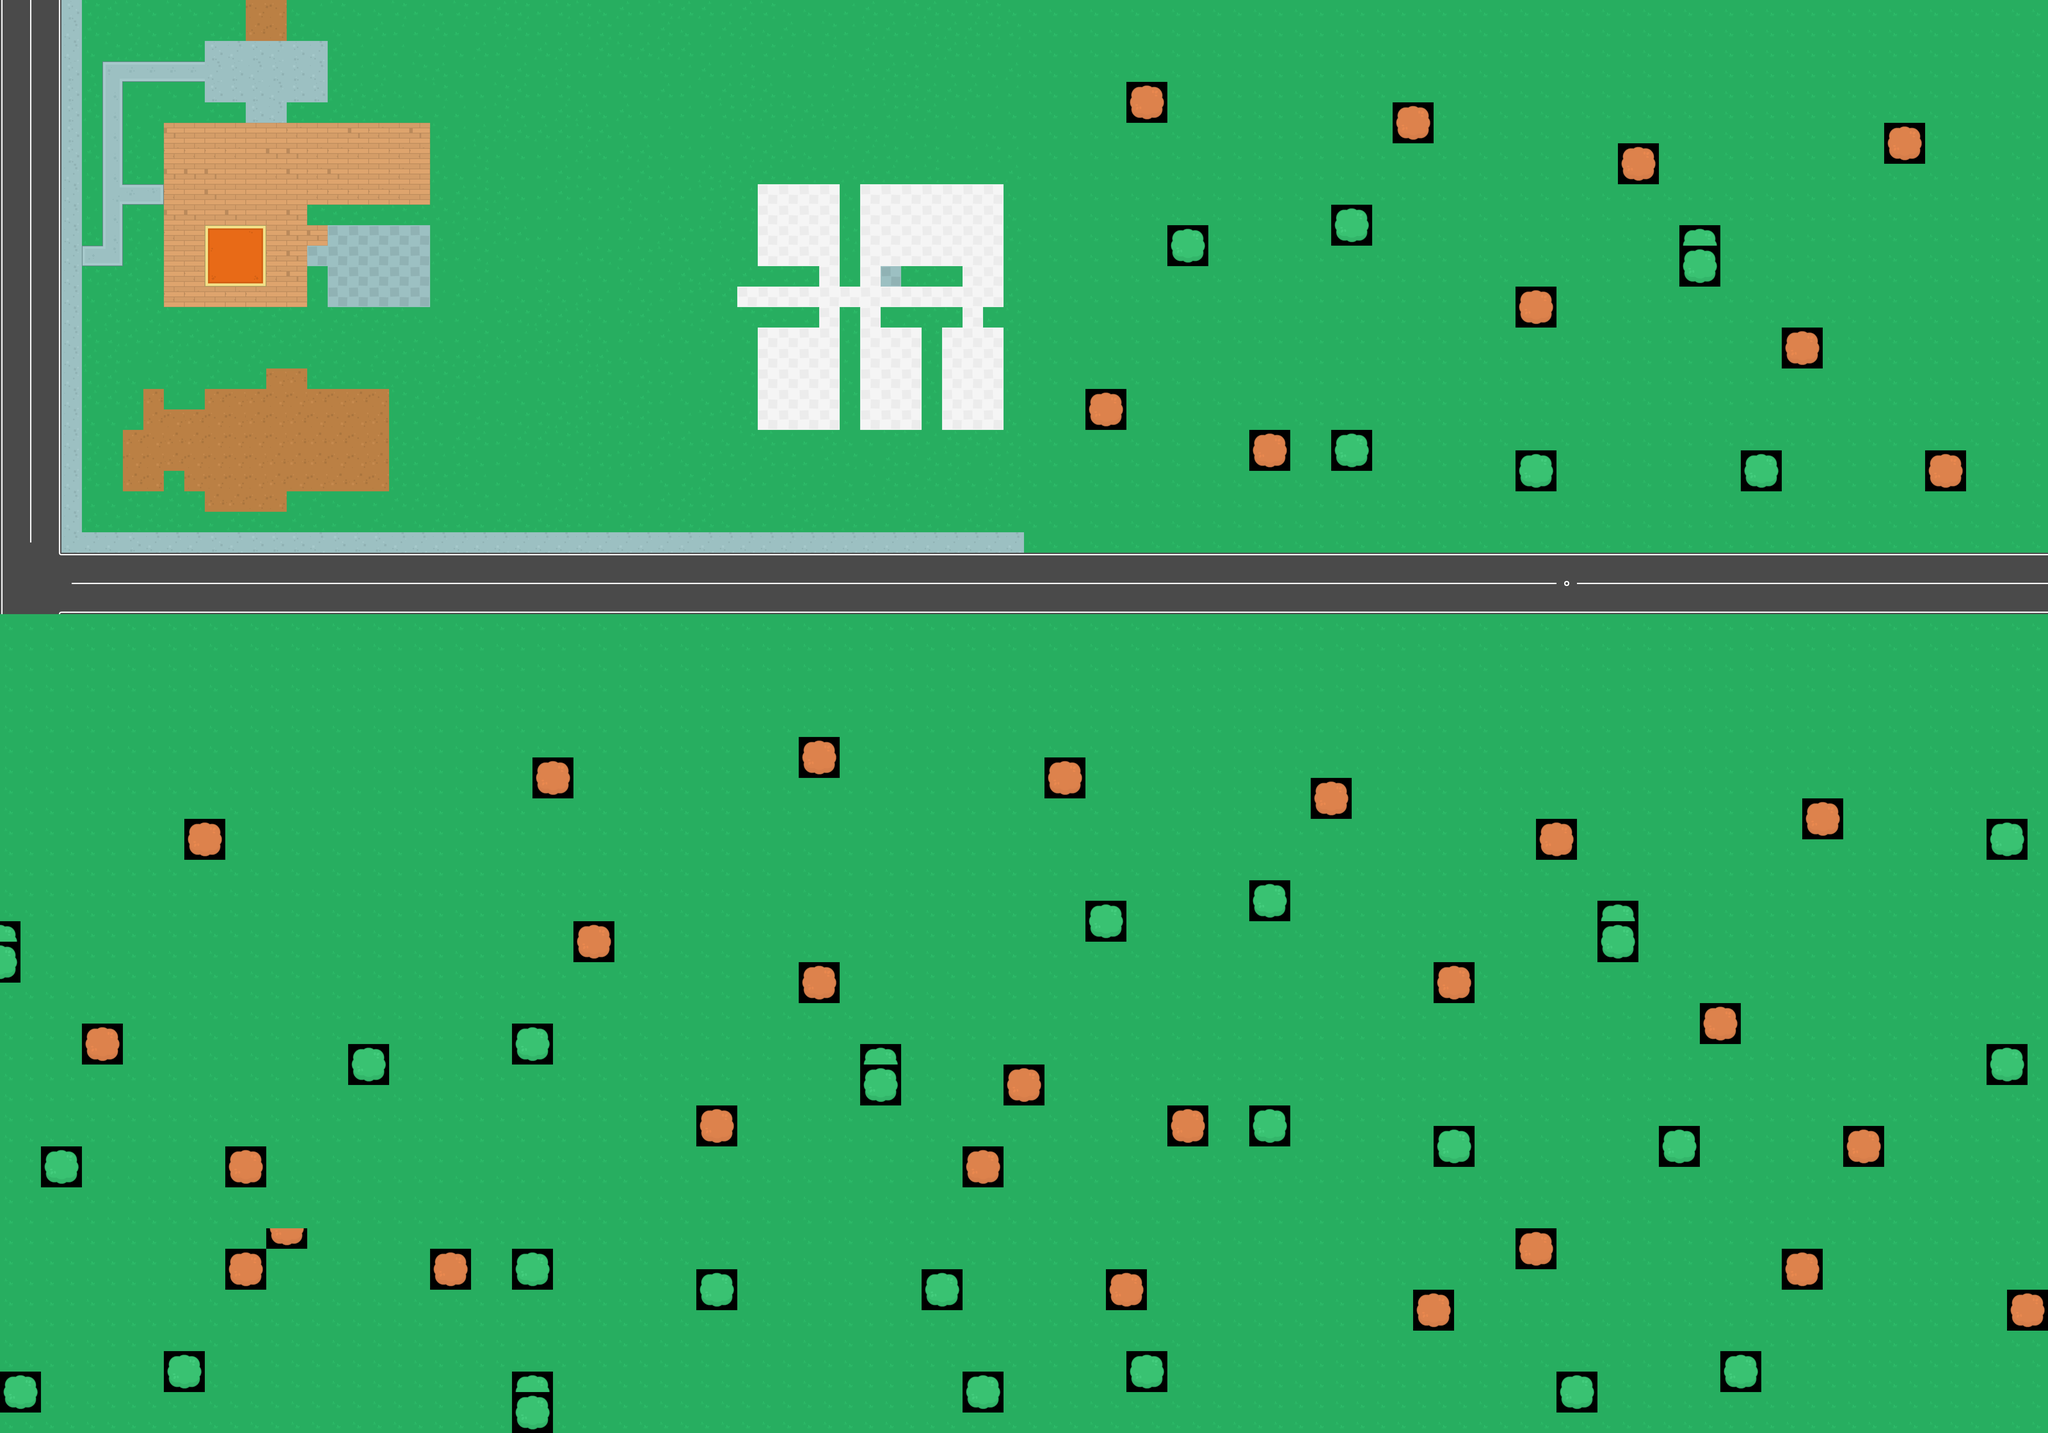

Tiled map render using the project's own tile images. Description and the map definition, with tile-layer contents summarised, below:
An orthogonal 100x70 tile map with 64x64 px tiles, 1 tile layer (ground) and 60 objects (38x wall, 11x zombie, 3x player, 3x door, enemy, ...).

<map version="1.4" tiledversion="1.4.2" orientation="orthogonal" renderorder="right-down" width="100" height="70" tilewidth="64" tileheight="64" infinite="0" nextlayerid="3" nextobjectid="102">
 <tileset firstgid="1" name="spritesheet_tiles" tilewidth="64" tileheight="64" spacing="10" tilecount="540" columns="27">
  <image source="../img/spritesheet_tiles.png" width="1988" height="1470" />
 </tileset>
 <layer id="1" name="ground" width="100" height="70">
  <data>[7000 cells, 7000 non-empty, 49 distinct tile ids]</data>
 </layer>
 <objectgroup id="2" name="Obstacles">
  <object id="1" name="player" x="336" y="208" width="32" height="32" />
  <object id="2" name="player" x="436" y="208" width="32" height="32" />
  <object id="3" name="player" x="536" y="208" width="32" height="32" />
  <object id="3" name="enemy" x="300" y="200" width="32" height="32" />
  <object id="4" name="key" x="400" y="1200" width="32" height="64" />
  <object id="4" name="door" x="400" y="1065" width="32" height="64" />
  <object id="4" name="door" x="500" y="1065" width="32" height="64" />
  <object id="4" name="door" x="600" y="1065" width="32" height="64" />
  <object id="2" name="wall" x="448" y="320" width="320" height="64" />
  <object id="3" name="wall" x="448" y="960" width="960" height="64" />
  <object id="4" name="wall" x="960" y="640" width="384" height="64" />
  <object id="5" name="wall" x="1344" y="384" width="64" height="576" />
  <object id="6" name="wall" x="448" y="384" width="64" height="192" />
  <object id="7" name="wall" x="448" y="640" width="64" height="320" />
  <object id="8" name="wall" x="960" y="832" width="64" height="128" />
  <object id="9" name="wall" x="960" y="704" width="64" height="64" />
  <object id="15" name="wall" x="896" y="320" width="512" height="64" />
  <object id="21" name="wall" x="640" y="448" width="192" height="64" />
  <object id="22" name="wall" x="1168" y="768" width="176" height="128" />
  <object id="23" name="wall" x="1152" y="576" width="128" height="32" />
  <object id="24" name="wall" x="656" y="640" width="160" height="48" />
  <object id="25" name="wall" x="512" y="784" width="48" height="32" />
  <object id="26" name="wall" x="640" y="912" width="128" height="48" />
  <object id="28" name="wall" x="910" y="909" width="35" height="35" />
  <object id="29" name="wall" x="1088" y="608" width="64" height="32" />
  <object id="30" name="wall" x="1040" y="720" width="32" height="32" />
  <object id="31" name="wall" x="528" y="912" width="32" height="32" />
  <object id="34" name="wall" x="656" y="272" width="32" height="48" />
  <object id="35" name="wall" x="1024" y="912" width="48" height="48" />
  <object id="36" name="wall" x="1296" y="896" width="48" height="48" />
  <object id="37" name="wall" x="1296" y="704" width="48" height="48" />
  <object id="38" name="wall" x="1280" y="384" width="16" height="256" />
  <object id="40" name="zombie" x="784" y="208" width="32" height="32" />
  <object id="42" name="zombie" x="1072" y="816" width="32" height="32" />
  <object id="46" name="wall" x="784" y="1232" width="32" height="32" />
  <object id="47" name="wall" x="1104" y="1296" width="32" height="32" />
  <object id="48" name="wall" x="608" y="1504" width="64" height="64" />
  <object id="49" name="wall" x="352" y="1312" width="64" height="64" />
  <object id="50" name="wall" x="1312" y="96" width="64" height="64" />
  <object id="52" name="wall" x="1824" y="416" width="64" height="64" />
  <object id="53" name="wall" x="1744" y="336" width="32" height="32" />
  <object id="54" name="wall" x="1424" y="208" width="32" height="32" />
  <object id="55" name="wall" x="1680" y="-16" width="96" height="64" />
  <object id="56" name="wall" x="1568" y="544" width="64" height="64" />
  <object id="57" name="wall" x="400" y="784" width="32" height="32" />
  <object id="58" name="wall" x="400" y="656" width="32" height="32" />
  <object id="59" name="wall" x="400" y="528" width="32" height="32" />
  <object id="60" name="wall" x="400" y="400" width="32" height="32" />
  <object id="63" name="zombie" x="1184" y="464" width="32" height="32" />
  <object id="87" name="zombie" x="1616" y="720" width="32" height="32" />
  <object id="88" name="zombie" x="1712" y="704" width="32" height="32" />
  <object id="89" name="zombie" x="1744" y="608" width="32" height="32" />
  <object id="90" name="zombie" x="1728" y="832" width="32" height="32" />
  <object id="91" name="zombie" x="1584" y="848" width="32" height="32" />
  <object id="92" name="zombie" x="1504" y="736" width="32" height="32" />
  <object id="93" name="zombie" x="1856" y="752" width="32" height="32" />
  <object id="94" name="zombie" x="1872" y="576" width="32" height="32" />
  <object id="99" name="health" x="848" y="912" width="32" height="32" />
  <object id="100" name="shotgun" x="976" y="528" width="32" height="32" />
  <object id="101" name="map-levels_maps-level1.tmx" x="176" y="368" width="32" height="32" />
 </objectgroup>
</map>
